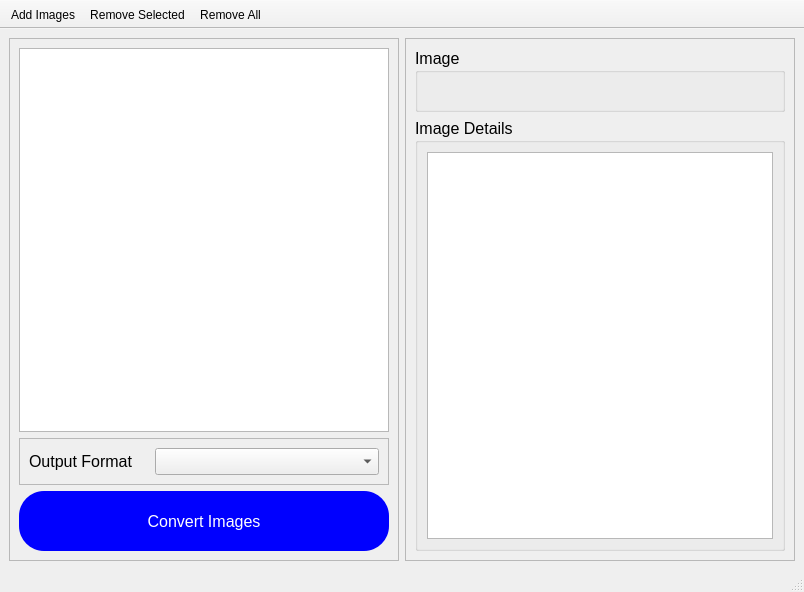
<?xml version="1.0" encoding="UTF-8"?>
<ui version="4.0">
 <class>ImaCon</class>
 <widget class="QMainWindow" name="ImaCon">
  <property name="geometry">
   <rect>
    <x>0</x>
    <y>0</y>
    <width>804</width>
    <height>592</height>
   </rect>
  </property>
  <property name="windowTitle">
   <string>ImaCon</string>
  </property>
  <property name="windowIcon">
   <iconset resource="res.qrc">
    <normaloff>:/imgs/images/Picture_24x24.png</normaloff>:/imgs/images/Picture_24x24.png</iconset>
  </property>
  <widget class="QWidget" name="centralwidget">
   <layout class="QHBoxLayout" name="horizontalLayout_4">
    <item>
     <widget class="QFrame" name="frame">
      <property name="frameShape">
       <enum>QFrame::StyledPanel</enum>
      </property>
      <property name="frameShadow">
       <enum>QFrame::Raised</enum>
      </property>
      <layout class="QVBoxLayout" name="verticalLayout">
       <item>
        <widget class="QListWidget" name="listWidget">
         <property name="font">
          <font>
           <pointsize>12</pointsize>
          </font>
         </property>
         <property name="cursor" stdset="0">
          <cursorShape>PointingHandCursor</cursorShape>
         </property>
        </widget>
       </item>
       <item>
        <widget class="QFrame" name="frame_3">
         <property name="frameShape">
          <enum>QFrame::StyledPanel</enum>
         </property>
         <property name="frameShadow">
          <enum>QFrame::Raised</enum>
         </property>
         <layout class="QHBoxLayout" name="horizontalLayout">
          <item>
           <widget class="QLabel" name="label">
            <property name="maximumSize">
             <size>
              <width>120</width>
              <height>16777215</height>
             </size>
            </property>
            <property name="font">
             <font>
              <pointsize>12</pointsize>
             </font>
            </property>
            <property name="text">
             <string>Output Format</string>
            </property>
           </widget>
          </item>
          <item>
           <widget class="QComboBox" name="comboBox">
            <property name="font">
             <font>
              <pointsize>12</pointsize>
             </font>
            </property>
            <item>
             <property name="text">
              <string/>
             </property>
            </item>
            <item>
             <property name="text">
              <string>jpg</string>
             </property>
            </item>
            <item>
             <property name="text">
              <string>png</string>
             </property>
            </item>
            <item>
             <property name="text">
              <string>tiff</string>
             </property>
            </item>
            <item>
             <property name="text">
              <string>ico</string>
             </property>
            </item>
            <item>
             <property name="text">
              <string>gif</string>
             </property>
            </item>
            <item>
             <property name="text">
              <string>jpeg</string>
             </property>
            </item>
            <item>
             <property name="text">
              <string>bmp</string>
             </property>
            </item>
            <item>
             <property name="text">
              <string>webp</string>
             </property>
            </item>
           </widget>
          </item>
         </layout>
        </widget>
       </item>
       <item>
        <widget class="QPushButton" name="convert_btn">
         <property name="minimumSize">
          <size>
           <width>0</width>
           <height>60</height>
          </size>
         </property>
         <property name="font">
          <font>
           <pointsize>12</pointsize>
          </font>
         </property>
         <property name="cursor">
          <cursorShape>PointingHandCursor</cursorShape>
         </property>
         <property name="styleSheet">
          <string notr="true">background-color: rgb(0, 0, 255);
color: rgb(255, 255, 255);
border-radius: 25px;</string>
         </property>
         <property name="text">
          <string>Convert Images</string>
         </property>
        </widget>
       </item>
      </layout>
     </widget>
    </item>
    <item>
     <widget class="QFrame" name="frame_2">
      <property name="frameShape">
       <enum>QFrame::StyledPanel</enum>
      </property>
      <property name="frameShadow">
       <enum>QFrame::Raised</enum>
      </property>
      <layout class="QVBoxLayout" name="verticalLayout_2">
       <item>
        <widget class="QGroupBox" name="groupBox">
         <property name="font">
          <font>
           <pointsize>12</pointsize>
          </font>
         </property>
         <property name="title">
          <string>Image</string>
         </property>
         <layout class="QHBoxLayout" name="horizontalLayout_2">
          <item>
           <widget class="QLabel" name="thumbnail_label">
            <property name="maximumSize">
             <size>
              <width>300</width>
              <height>200</height>
             </size>
            </property>
            <property name="text">
             <string/>
            </property>
            <property name="pixmap">
             <pixmap>image.jpg</pixmap>
            </property>
            <property name="scaledContents">
             <bool>true</bool>
            </property>
           </widget>
          </item>
         </layout>
        </widget>
       </item>
       <item>
        <widget class="QGroupBox" name="groupBox_2">
         <property name="font">
          <font>
           <pointsize>12</pointsize>
          </font>
         </property>
         <property name="title">
          <string>Image Details</string>
         </property>
         <layout class="QHBoxLayout" name="horizontalLayout_3">
          <item>
           <widget class="QTextEdit" name="img_details_textEdit">
            <property name="font">
             <font>
              <pointsize>12</pointsize>
             </font>
            </property>
           </widget>
          </item>
         </layout>
        </widget>
       </item>
      </layout>
     </widget>
    </item>
   </layout>
  </widget>
  <widget class="QStatusBar" name="statusbar"/>
  <widget class="QToolBar" name="toolBar">
   <property name="windowTitle">
    <string>toolBar</string>
   </property>
   <property name="movable">
    <bool>false</bool>
   </property>
   <property name="toolButtonStyle">
    <enum>Qt::ToolButtonTextUnderIcon</enum>
   </property>
   <attribute name="toolBarArea">
    <enum>TopToolBarArea</enum>
   </attribute>
   <attribute name="toolBarBreak">
    <bool>false</bool>
   </attribute>
   <addaction name="actionAdd_Images"/>
   <addaction name="actionRemove_Selected"/>
   <addaction name="actionRemove_All"/>
  </widget>
  <action name="actionAdd_Images">
   <property name="icon">
    <iconset resource="res.qrc">
     <normaloff>:/imgs/images/Add.png</normaloff>:/imgs/images/Add.png</iconset>
   </property>
   <property name="text">
    <string>Add Images</string>
   </property>
   <property name="shortcut">
    <string>Ctrl+O</string>
   </property>
  </action>
  <action name="actionRemove_Selected">
   <property name="icon">
    <iconset resource="res.qrc">
     <normaloff>:/imgs/images/Remove.png</normaloff>:/imgs/images/Remove.png</iconset>
   </property>
   <property name="text">
    <string>Remove Selected</string>
   </property>
   <property name="shortcut">
    <string>Del</string>
   </property>
  </action>
  <action name="actionRemove_All">
   <property name="icon">
    <iconset resource="res.qrc">
     <normaloff>:/imgs/images/Delete.png</normaloff>:/imgs/images/Delete.png</iconset>
   </property>
   <property name="text">
    <string>Remove All</string>
   </property>
   <property name="shortcut">
    <string>Alt+Del</string>
   </property>
  </action>
 </widget>
 <resources>
  <include location="res.qrc"/>
 </resources>
 <connections/>
</ui>
